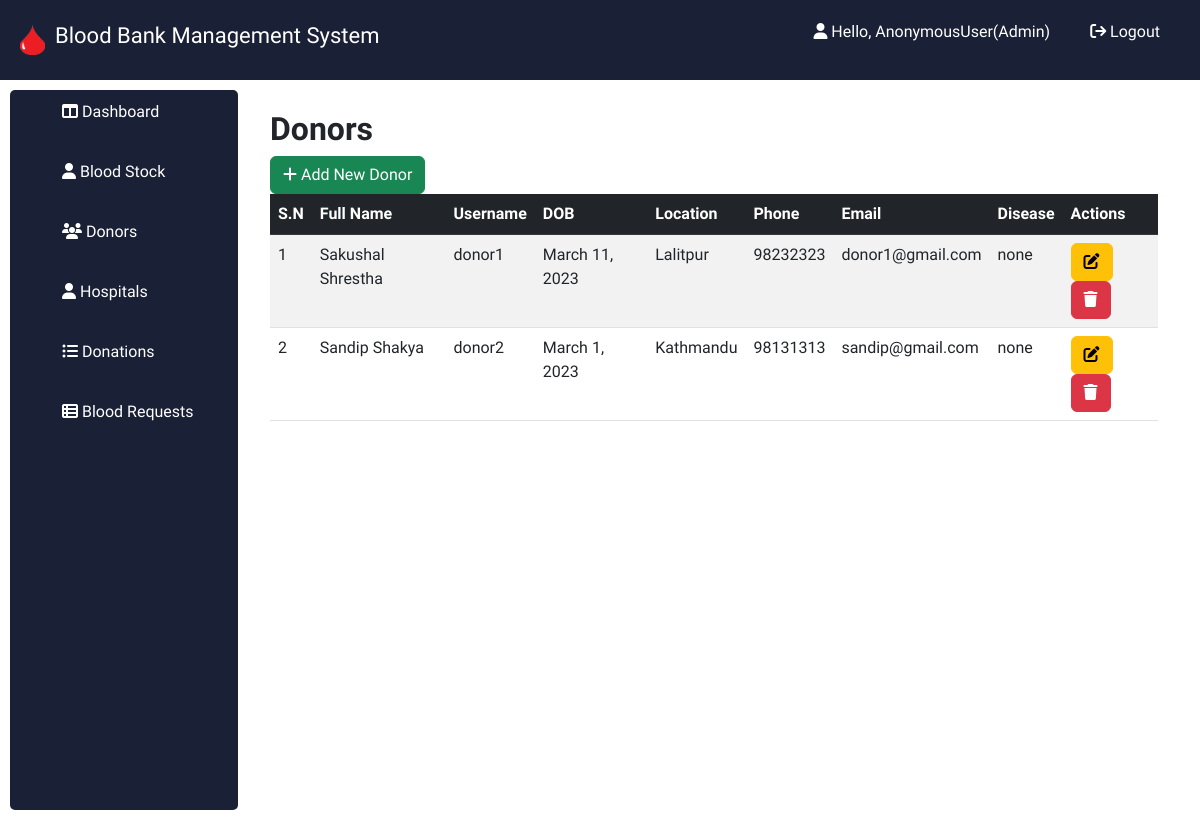
Screenshot of /donors/ with the database file from the repository.
### users/models.py (models this page shows, shortened)
class Donor(models.Model):
    user=models.OneToOneField(User,on_delete=models.CASCADE, blank=True, null=True)
    name = models.CharField(max_length=50)
    bloodgroup=models.CharField(max_length=3)
    dob=models.DateField()
    location = models.CharField(max_length=40)
    mobile = models.CharField(max_length=20, unique=True)
    disease = models.CharField(max_length=100,default="none")
    email = models.CharField(max_length=100, unique=True)
    eligibile = models.BooleanField(default=True, null=True)

### blood/views.py (the view)
# urls.py: path('donors/', donor_view, name='donors'),
def donor_view(request):
    donors = Donor.objects.all()
    context = { 'donors': donors}
    return render(request, 'admin/donor.html', context)

### templates/admin/donor.html (shortened to what this page needs)
{% extends 'admin/admin_base.html' %}
{% block content %}
    <div class="container">
		<div class="table-title">
			<h2><b>Donors</b></h2>
			<a href="#addBloodGroupModal" class="btn btn-success" data-bs-toggle="modal"><i class="fa fa-plus"></i> <span>Add New Donor</span></a>
		</div>
            <table class="table table-striped table-hover">
                <thead class="table-dark">
                    <tr>
                        <th>S.N</th>
                        <th>Full Name</th>
						<th>Username</th>
                        <th>DOB</th>
                        <th>Location</th>
                        <th>Phone</th>
                        <th>Email</th>
                        <th>Disease</th>
                        <th>Actions</th>
                    </tr>
                </thead>
                <tbody>
                    {% for donor in donors %}
                    <tr>
                        <td>{{forloop.counter}}</td>
                        <td>{{donor.name}}</td>
						<td>{{donor.user.username}}</td>
						<td>{{donor.dob}}</td>
						<td>{{donor.location}}</td>
						<td>{{donor.mobile}}</td>
						<td>{{donor.email}}</td>
						<td>{{donor.disease}}</td>
                        <td>
                            <a href="#editBloodGroupModal-{{forloop.counter}}" class="btn btn-warning" data-bs-toggle="modal"><i class="fa fa-edit" data-bs-toggle="tooltip" title="Edit"></i></a>
                            <a href="#deleteBloodGroupModal-{{forloop.counter}}" class="btn btn-danger" data-bs-toggle="modal"><i class="fa fa-trash" data-bs-toggle="tooltip" title="Delete"></i></a>
                        </td>
                    </tr>
					{% endfor %}
                </tbody>
            </table>
        </div>
    </div>
{% endblock %}

### static/css/style.css (style rules this page uses)
:root { --red: #D1270A; --dark: #1A2035; }
* { font-family: 'Fira Sans', sans-serif; margin: 0; padding: 0; box-sizing: border-box; }
body { background-color: #f5f5f5; }
.btn { padding: 10px; background-color: lightgreen; font-size: 18px; }
a { text-decoration: none; }

### rows the page displays
Donor: name "Sakushal Shrestha", user.username "donor1", dob "March 11, 2023", location "Lalitpur", mobile "98232323", email "donor1@gmail.com", disease "none"
Donor: name "Sandip Shakya", user.username "donor2", dob "March 1, 2023", location "Kathmandu", mobile "98131313", email "sandip@gmail.com", disease "none"

### other values shown
{{ request.user }} "AnonymousUser"
